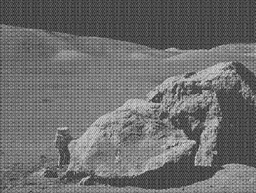
#> input picture moonlanding.png, 256 x 193 px, shrunk from 630 x 474 before the run
$ python fft.py moonlanding.png
#> lines starting #> are read from the running program, lines starting #| are printed output that depends on the picture
import sys
import math
import cv2
import matplotlib.pyplot as plt
import matplotlib.colors as colors
import numpy
import time

def parsingArg(argv):
    mode = "1"
    image = "moonlanding.png"
    for i, arg in enumerate(argv):
        if arg.casefold() == "-m":
            mode = argv[i+1]
        elif arg.casefold() == "-i":
            image = argv[i+1]

    if mode != "1" and mode != "2" and mode != "3" and mode != "4":
        print("Invalid mode entry")

    return mode, image

def modeOption(mode, image):
    if mode == "1":
        mode1(image)
    elif mode == "2":
        mode2(image)
    elif mode == "3":
        mode3(image)
    elif mode == "4":
        mode4()

def mode1(image_path):
#> called with image_path = 'moonlanding.png'
    img = plt.imread(image_path).astype(float)
#> img: shape (193, 256) float64; min 0.102, max 0.878, mean 0.425
    transformed_img = FFT_2d(resizeIMG(img))

    #https://matplotlib.org/stable/gallery/subplots_axes_and_figures/subplots_demo.html
    display, (plt1, plt2) = plt.subplots(1,2)
    display.suptitle("Mode 1 for " + image_path)
    plt1.set_title("Original Image")
    plt1.imshow(img, plt.cm.gray)
    plt2.set_title("Fourier Transformed Image (Log Scaled)")
    im2 = plt2.imshow(numpy.abs(transformed_img), norm=colors.LogNorm())
    fig2 = plt2.get_figure()
    fig2.colorbar(im2)
    plt.show()

# [130 lines left out: functions mode2, mode3, mode4, compression, not called in this run]

def resizeIMG(img):
    height, width = img.shape
#> height = 193; width = 256
    pow2Height = closest_power_of_2(height)
#> pow2Height = 256
    pow2Width = closest_power_of_2(width)
#> pow2Width = 256
    newDimension = (pow2Width, pow2Height)
#> newDimension = (256, 256)
    resizedIMG = cv2.resize(img, newDimension)
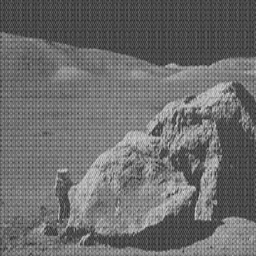
#> resizedIMG: shape (256, 256) float64; min 0.105, max 0.861, mean 0.425
    return resizedIMG


def closest_power_of_2(num):
    if num == 0:
        return 1
    else:
        return 2**math.ceil(math.log2(num))

def DFT_1d(array):
    newArray = numpy.asarray(array, dtype=complex)
    N = newArray.shape[0]
    X = numpy.empty((N, N), dtype=complex)
    for k in range(N):
        for n in range(N):
            X[k, n] = numpy.exp(-2j * numpy.pi * n * k / N)

    output = numpy.dot(X,newArray)

    return output

# [11 lines left out: function DFT_1d_inverse, not called in this run]

def FFT_1d(array):
    #https://en.wikipedia.org/wiki/Cooley–Tukey_FFT_algorithm
    newArray = numpy.asarray(array, dtype=complex)
    N = newArray.shape[0]

    if(N <= 16):
        return DFT_1d(newArray)
    else:
        evenArray = newArray[0::2]
        oddArray = newArray[1::2]

        evenNewArr = FFT_1d(evenArray)
        oddNewArr = FFT_1d(oddArray)
        output = numpy.zeros(N, dtype=complex)

        for n in range(N//2):
            even = evenNewArr[n]
            imaginary_odd = numpy.exp((-1 * numpy.pi * 2j * n)/N) * oddNewArr[n]

            output[n] = even + imaginary_odd
            output[n + N//2] = even - imaginary_odd

        return output

# [23 lines left out: function FFT_1d_inverse, not called in this run]


def FFT_2d(img):
    img = numpy.asarray(img, dtype=complex)
    height, width = img.shape
#> height = 256; width = 256
    output = numpy.zeros((height, width), dtype=complex)

    for column in range(width):
        output[:, column] = FFT_1d(img[:,column])

    for row in range(height):
        output[row, :] = FFT_1d(output[row, :])

    return output

# [25 lines left out: functions DFT_2d, FFT_2d_inverse, not called in this run]


if __name__ == "__main__":
    mode, image = parsingArg(sys.argv)
    modeOption(mode, image)
#> in mode1, `plt.show()`:
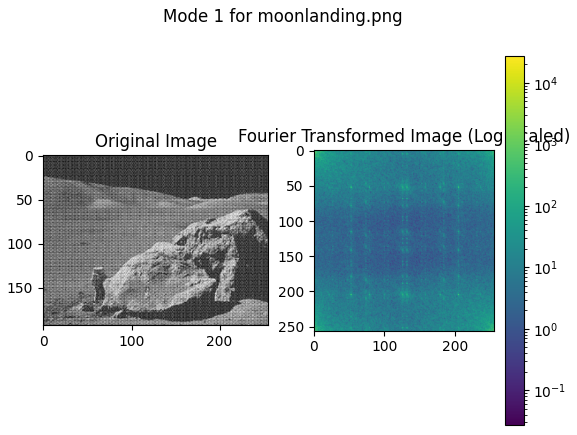
#> figure drawn by matplotlib, 3 panels
